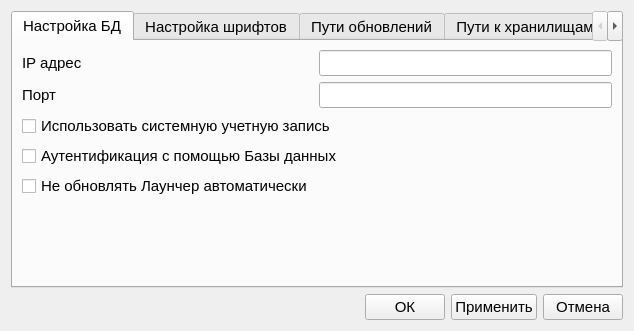
<?xml version="1.0" encoding="UTF-8"?>
<ui version="4.0">
 <class>Dialog_settings_user</class>
 <widget class="QDialog" name="Dialog_settings_user">
  <property name="geometry">
   <rect>
    <x>0</x>
    <y>0</y>
    <width>634</width>
    <height>331</height>
   </rect>
  </property>
  <property name="font">
   <font>
    <pointsize>11</pointsize>
   </font>
  </property>
  <property name="windowTitle">
   <string>Dialog</string>
  </property>
  <layout class="QVBoxLayout" name="verticalLayout">
   <item>
    <widget class="QTabWidget" name="tabWidget">
     <property name="tabShape">
      <enum>QTabWidget::Rounded</enum>
     </property>
     <property name="currentIndex">
      <number>0</number>
     </property>
     <widget class="QWidget" name="tab">
      <attribute name="title">
       <string>Настройка БД</string>
      </attribute>
      <layout class="QVBoxLayout" name="verticalLayout_7">
       <item>
        <layout class="QFormLayout" name="formLayout">
         <property name="fieldGrowthPolicy">
          <enum>QFormLayout::AllNonFixedFieldsGrow</enum>
         </property>
         <item row="0" column="0">
          <widget class="QLabel" name="label">
           <property name="text">
            <string>IP адрес</string>
           </property>
          </widget>
         </item>
         <item row="0" column="1">
          <widget class="QLineEdit" name="lineEdit_ip_addr">
           <property name="inputMask">
            <string/>
           </property>
          </widget>
         </item>
         <item row="1" column="0">
          <widget class="QLabel" name="label_2">
           <property name="text">
            <string>Порт</string>
           </property>
          </widget>
         </item>
         <item row="1" column="1">
          <widget class="QLineEdit" name="lineEdit_port">
           <property name="inputMask">
            <string/>
           </property>
          </widget>
         </item>
         <item row="3" column="0" colspan="2">
          <widget class="QCheckBox" name="checkBox_auth_bd">
           <property name="text">
            <string>Аутентификация с помощью Базы данных</string>
           </property>
          </widget>
         </item>
         <item row="2" column="0" colspan="2">
          <widget class="QCheckBox" name="checkBox_sys_user_name">
           <property name="text">
            <string>Использовать системную учетную запись</string>
           </property>
          </widget>
         </item>
         <item row="4" column="0">
          <widget class="QCheckBox" name="checkBox_l_Update">
           <property name="text">
            <string>Не обновлять Лаунчер автоматически</string>
           </property>
          </widget>
         </item>
        </layout>
       </item>
      </layout>
     </widget>
     <widget class="QWidget" name="tab_2">
      <attribute name="title">
       <string>Настройка шрифтов</string>
      </attribute>
      <widget class="QPushButton" name="pushButton_default_settings_font">
       <property name="geometry">
        <rect>
         <x>274</x>
         <y>190</y>
         <width>111</width>
         <height>41</height>
        </rect>
       </property>
       <property name="text">
        <string>По Умолчанию</string>
       </property>
      </widget>
      <widget class="QWidget" name="layoutWidget">
       <property name="geometry">
        <rect>
         <x>10</x>
         <y>20</y>
         <width>252</width>
         <height>28</height>
        </rect>
       </property>
       <layout class="QHBoxLayout" name="horizontalLayout_2">
        <item>
         <widget class="QLabel" name="label_3">
          <property name="text">
           <string>Размер шрифта в таблице</string>
          </property>
         </widget>
        </item>
        <item>
         <widget class="QLineEdit" name="lineEdit_size_font_text_setting"/>
        </item>
       </layout>
      </widget>
     </widget>
     <widget class="QWidget" name="tab_3">
      <attribute name="title">
       <string>Пути обновлений</string>
      </attribute>
      <layout class="QVBoxLayout" name="verticalLayout_2">
       <item>
        <widget class="QGroupBox" name="groupBox">
         <property name="title">
          <string>Внешнее хранилище</string>
         </property>
         <layout class="QVBoxLayout" name="verticalLayout_3">
          <item>
           <layout class="QGridLayout" name="gridLayout">
            <item row="0" column="0">
             <widget class="QLabel" name="label_5">
              <property name="text">
               <string>Cетевые
Бланки</string>
              </property>
             </widget>
            </item>
            <item row="0" column="1">
             <widget class="QLineEdit" name="lineEdit_path_blanks"/>
            </item>
            <item row="0" column="2">
             <widget class="QPushButton" name="pushButton_set_path_blanks">
              <property name="minimumSize">
               <size>
                <width>30</width>
                <height>0</height>
               </size>
              </property>
              <property name="maximumSize">
               <size>
                <width>30</width>
                <height>16777215</height>
               </size>
              </property>
              <property name="text">
               <string>...</string>
              </property>
             </widget>
            </item>
           </layout>
          </item>
         </layout>
        </widget>
       </item>
       <item>
        <widget class="QGroupBox" name="groupBox_2">
         <property name="title">
          <string>Локальное хранилище</string>
         </property>
         <layout class="QVBoxLayout" name="verticalLayout_4">
          <item>
           <layout class="QGridLayout" name="gridLayout_2">
            <item row="0" column="0">
             <widget class="QLabel" name="label_6">
              <property name="text">
               <string>Бланки</string>
              </property>
             </widget>
            </item>
            <item row="0" column="1">
             <widget class="QLineEdit" name="lineEdit_path_local_blanks"/>
            </item>
            <item row="0" column="2">
             <widget class="QPushButton" name="pushButton_set_path_local_blanks">
              <property name="maximumSize">
               <size>
                <width>30</width>
                <height>16777215</height>
               </size>
              </property>
              <property name="text">
               <string>...</string>
              </property>
             </widget>
            </item>
           </layout>
          </item>
         </layout>
        </widget>
       </item>
      </layout>
     </widget>
     <widget class="QWidget" name="tab_4">
      <attribute name="title">
       <string>Пути к хранилищам</string>
      </attribute>
      <layout class="QVBoxLayout" name="verticalLayout_5">
       <item>
        <layout class="QHBoxLayout" name="horizontalLayout_4">
         <item>
          <widget class="QLabel" name="label_7">
           <property name="text">
            <string>Путь к хранилищу файлов пациентов</string>
           </property>
          </widget>
         </item>
         <item>
          <widget class="QLineEdit" name="lineEdit_path_files_patient"/>
         </item>
         <item>
          <widget class="QToolButton" name="toolButton_path_files_patient">
           <property name="text">
            <string>...</string>
           </property>
          </widget>
         </item>
        </layout>
       </item>
       <item>
        <spacer name="verticalSpacer">
         <property name="orientation">
          <enum>Qt::Vertical</enum>
         </property>
         <property name="sizeHint" stdset="0">
          <size>
           <width>20</width>
           <height>40</height>
          </size>
         </property>
        </spacer>
       </item>
      </layout>
     </widget>
     <widget class="QWidget" name="tab_5">
      <attribute name="title">
       <string>Информация об учреждении</string>
      </attribute>
      <layout class="QGridLayout" name="gridLayout_4">
       <item row="0" column="0">
        <layout class="QGridLayout" name="gridLayout_3">
         <item row="0" column="0">
          <widget class="QLabel" name="label_8">
           <property name="text">
            <string>Наименование учреждения</string>
           </property>
          </widget>
         </item>
         <item row="0" column="1">
          <widget class="QLineEdit" name="lineEdit_name_ych"/>
         </item>
         <item row="1" column="0">
          <widget class="QLabel" name="label_9">
           <property name="text">
            <string>Адрес учреждения</string>
           </property>
          </widget>
         </item>
         <item row="1" column="1">
          <widget class="QLineEdit" name="lineEdit_adress_ych"/>
         </item>
         <item row="2" column="0">
          <widget class="QLabel" name="label_10">
           <property name="text">
            <string>ОГРН учреждения</string>
           </property>
          </widget>
         </item>
         <item row="2" column="1">
          <widget class="QLineEdit" name="lineEdit_OGRN_ych"/>
         </item>
         <item row="3" column="0">
          <widget class="QLabel" name="label_11">
           <property name="text">
            <string>Главный врач</string>
           </property>
          </widget>
         </item>
         <item row="3" column="1">
          <widget class="QLineEdit" name="lineEdit_director_name"/>
         </item>
         <item row="4" column="0">
          <spacer name="verticalSpacer_2">
           <property name="orientation">
            <enum>Qt::Vertical</enum>
           </property>
           <property name="sizeHint" stdset="0">
            <size>
             <width>20</width>
             <height>40</height>
            </size>
           </property>
          </spacer>
         </item>
        </layout>
       </item>
      </layout>
     </widget>
     <widget class="QWidget" name="tab_logging">
      <attribute name="title">
       <string>Логирование</string>
      </attribute>
      <layout class="QVBoxLayout" name="verticalLayout_logging">
       <item>
        <layout class="QFormLayout" name="formLayout_logging">
         <item row="0" column="0">
          <widget class="QLabel" name="label_path_logs">
           <property name="text">
            <string>Каталог логов</string>
           </property>
          </widget>
         </item>
         <item row="0" column="1">
          <layout class="QHBoxLayout" name="horizontalLayout_path_logs">
           <item>
            <widget class="QLineEdit" name="lineEdit_path_logs">
             <property name="placeholderText">
              <string>По умолчанию: каталог данных приложения</string>
             </property>
            </widget>
           </item>
           <item>
            <widget class="QToolButton" name="toolButton_path_logs">
             <property name="text">
              <string>...</string>
             </property>
            </widget>
           </item>
          </layout>
         </item>
         <item row="1" column="0" colspan="2">
          <widget class="QLabel" name="label_path_logs_hint">
           <property name="text">
            <string>Новый путь будет использован после перезапуска программы. Пустое значение включает системный каталог по умолчанию.</string>
           </property>
           <property name="wordWrap">
            <bool>true</bool>
           </property>
          </widget>
         </item>
        </layout>
       </item>
       <item>
        <spacer name="verticalSpacer_logging">
         <property name="orientation">
          <enum>Qt::Vertical</enum>
         </property>
         <property name="sizeHint" stdset="0">
          <size>
           <width>20</width>
           <height>40</height>
          </size>
         </property>
        </spacer>
       </item>
      </layout>
     </widget>
     <widget class="QWidget" name="tab_6">
      <attribute name="title">
       <string>Настройка документа</string>
      </attribute>
      <layout class="QVBoxLayout" name="verticalLayout_6">
       <item>
        <layout class="QGridLayout" name="gridLayout_5">
         <item row="2" column="3">
          <spacer name="horizontalSpacer_2">
           <property name="orientation">
            <enum>Qt::Horizontal</enum>
           </property>
           <property name="sizeHint" stdset="0">
            <size>
             <width>40</width>
             <height>20</height>
            </size>
           </property>
          </spacer>
         </item>
         <item row="5" column="1">
          <spacer name="verticalSpacer_3">
           <property name="orientation">
            <enum>Qt::Vertical</enum>
           </property>
           <property name="sizeHint" stdset="0">
            <size>
             <width>20</width>
             <height>40</height>
            </size>
           </property>
          </spacer>
         </item>
         <item row="2" column="0">
          <widget class="QLabel" name="label_14">
           <property name="text">
            <string>Отступ справа</string>
           </property>
          </widget>
         </item>
         <item row="3" column="1">
          <widget class="QSpinBox" name="spinBox_MarT">
           <property name="maximum">
            <number>50</number>
           </property>
           <property name="value">
            <number>15</number>
           </property>
          </widget>
         </item>
         <item row="0" column="0">
          <widget class="QLabel" name="label_12">
           <property name="text">
            <string>Формат страницы</string>
           </property>
          </widget>
         </item>
         <item row="0" column="1">
          <widget class="QComboBox" name="comboBox_format_list"/>
         </item>
         <item row="1" column="0">
          <widget class="QLabel" name="label_13">
           <property name="text">
            <string>Отступ слева</string>
           </property>
          </widget>
         </item>
         <item row="1" column="1">
          <widget class="QSpinBox" name="spinBox_MarL">
           <property name="maximum">
            <number>50</number>
           </property>
           <property name="value">
            <number>15</number>
           </property>
          </widget>
         </item>
         <item row="2" column="1">
          <widget class="QSpinBox" name="spinBox_MarR">
           <property name="maximum">
            <number>50</number>
           </property>
           <property name="value">
            <number>15</number>
           </property>
          </widget>
         </item>
         <item row="4" column="1">
          <widget class="QSpinBox" name="spinBox_MarB">
           <property name="maximum">
            <number>50</number>
           </property>
           <property name="value">
            <number>15</number>
           </property>
          </widget>
         </item>
         <item row="3" column="0">
          <widget class="QLabel" name="label_15">
           <property name="text">
            <string>Отступ сверху</string>
           </property>
          </widget>
         </item>
         <item row="4" column="0">
          <widget class="QLabel" name="label_16">
           <property name="text">
            <string>Отступ снизу</string>
           </property>
          </widget>
         </item>
         <item row="1" column="2">
          <widget class="QLabel" name="label_17">
           <property name="text">
            <string>мм</string>
           </property>
          </widget>
         </item>
         <item row="2" column="2">
          <widget class="QLabel" name="label_18">
           <property name="text">
            <string>мм</string>
           </property>
          </widget>
         </item>
         <item row="3" column="2">
          <widget class="QLabel" name="label_19">
           <property name="text">
            <string>мм</string>
           </property>
          </widget>
         </item>
         <item row="4" column="2">
          <widget class="QLabel" name="label_20">
           <property name="text">
            <string>мм</string>
           </property>
          </widget>
         </item>
        </layout>
       </item>
      </layout>
     </widget>
    </widget>
   </item>
   <item>
    <layout class="QHBoxLayout" name="horizontalLayout">
     <item>
      <spacer name="horizontalSpacer">
       <property name="orientation">
        <enum>Qt::Horizontal</enum>
       </property>
       <property name="sizeHint" stdset="0">
        <size>
         <width>40</width>
         <height>20</height>
        </size>
       </property>
      </spacer>
     </item>
     <item>
      <widget class="QPushButton" name="pushButton_ok">
       <property name="text">
        <string>ОК</string>
       </property>
      </widget>
     </item>
     <item>
      <widget class="QPushButton" name="pushButton_apply">
       <property name="text">
        <string>Применить</string>
       </property>
      </widget>
     </item>
     <item>
      <widget class="QPushButton" name="pushButton_cancel">
       <property name="text">
        <string>Отмена</string>
       </property>
      </widget>
     </item>
    </layout>
   </item>
  </layout>
 </widget>
 <resources/>
 <connections>
  <connection>
   <sender>pushButton_ok</sender>
   <signal>clicked()</signal>
   <receiver>Dialog_settings_user</receiver>
   <slot>accept()</slot>
   <hints>
    <hint type="sourcelabel">
     <x>185</x>
     <y>277</y>
    </hint>
    <hint type="destinationlabel">
     <x>199</x>
     <y>149</y>
    </hint>
   </hints>
  </connection>
 </connections>
</ui>
